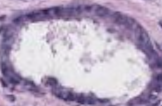
#> input picture pictures/prosciaroi.png, 162 x 106 px, found by its file name
$ python Img-Hist8.py
#> lines starting #> are read from the running program, lines starting #| are printed output that depends on the picture; after the words box and inside, x2 and y2 are one past the last pixel; in counts of white or black regions, pixels touching at a corner belong together
# -*- coding: utf-8 -*-
"""
Created on Mon Mar 21 21:12:42 2016
http://docs.opencv.org/3.1.0/dc/df6/tutorial_py_histogram_backprojection.html#gsc.tab=0
@author: sanketjain
"""

import cv2
import numpy as np

roi = cv2.imread('/Users/sanketjain/Documents/Opencv/pictures/prosciaroi.png')
#> roi is the input picture: shape (106, 162, 3); mean B, G, R 190.2, 166.2, 180.9
hsv = cv2.cvtColor(roi,cv2.COLOR_BGR2HSV)
#> hsv: shape (106, 162, 3); mean H, S, V 137, 38.9, 190.4

target = cv2.imread('/Users/sanketjain/Documents/Opencv/pictures/proscia.png')
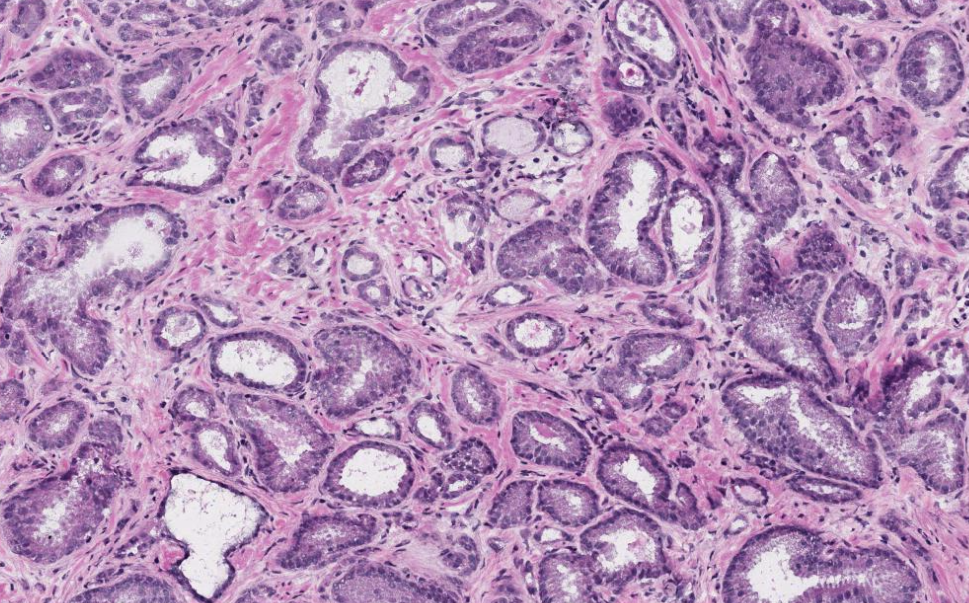
#> input picture pictures/proscia.png, 969 x 603 px, found by its file name
#> target is the input picture: shape (603, 969, 3); mean B, G, R 182.5, 143.3, 178.9
hsvt = cv2.cvtColor(target,cv2.COLOR_BGR2HSV)
#> hsvt: shape (603, 969, 3); mean H, S, V 147, 62.3, 185.1

# calculating object histogram
roihist = cv2.calcHist([hsv],[0, 1], None, [180, 256], [0, 180, 0, 256] )

# normalize histogram and apply backprojection
cv2.normalize(roihist,roihist,0,255,cv2.NORM_MINMAX)
#> roihist: shape (180, 256) float32; min 0, max 255, mean 0.3
dst = cv2.calcBackProject([hsvt],[0,1],roihist,[0,180,0,256],1)
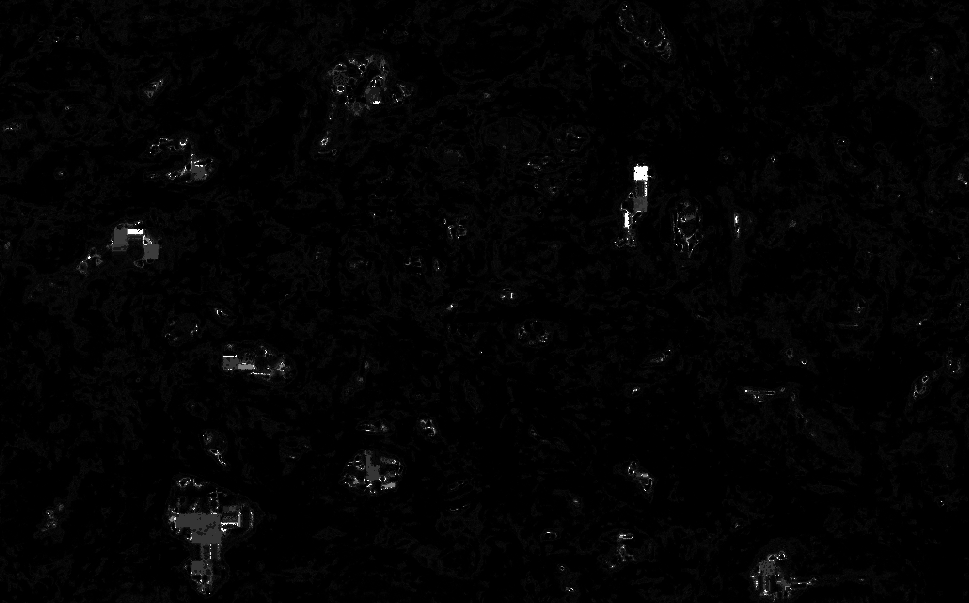
#> dst: shape (603, 969); min 0, max 255, mean 3.4

# Now convolute with circular disc
disc = cv2.getStructuringElement(cv2.MORPH_ELLIPSE,(5,5))
cv2.filter2D(dst,-1,disc,dst)
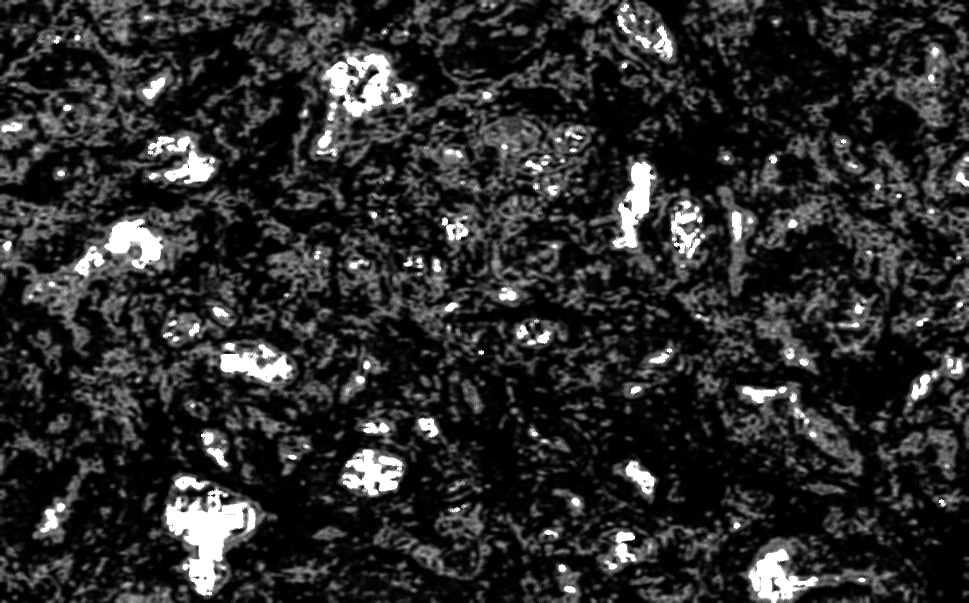
#> dst: shape (603, 969); min 0, max 255, mean 44

# threshold and binary AND
ret,thresh = cv2.threshold(dst,50,255,0)
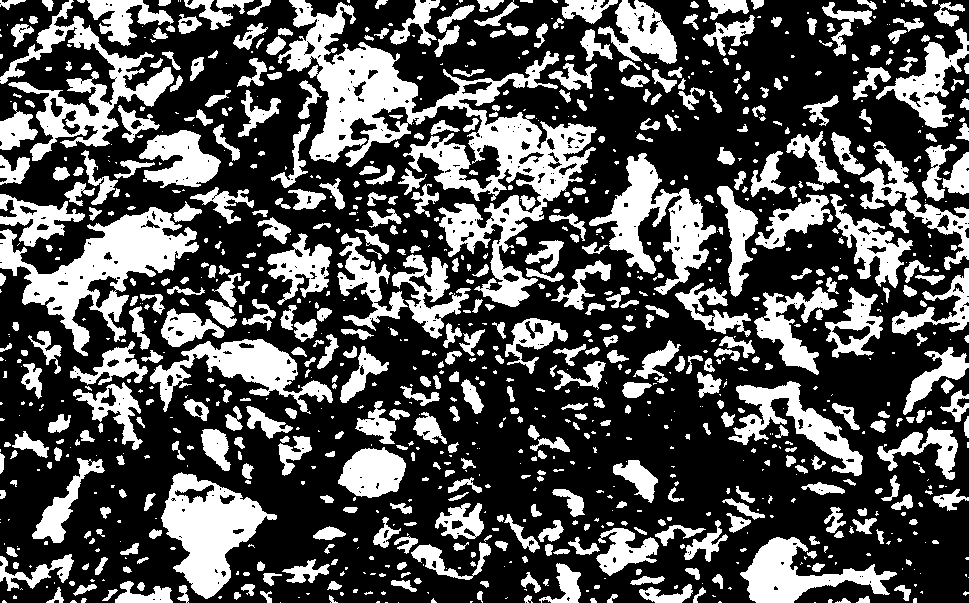
#> thresh: shape (603, 969); 33% white; 1026 white regions (464 under 20 px), largest, box (x1, y1, x2, y2) and area: (278, 0, 597, 307) 23683, (0, 207, 199, 356) 9764, (161, 472, 277, 599) 7063
thresh = cv2.merge((thresh,thresh,thresh))
res = cv2.bitwise_and(target,thresh)
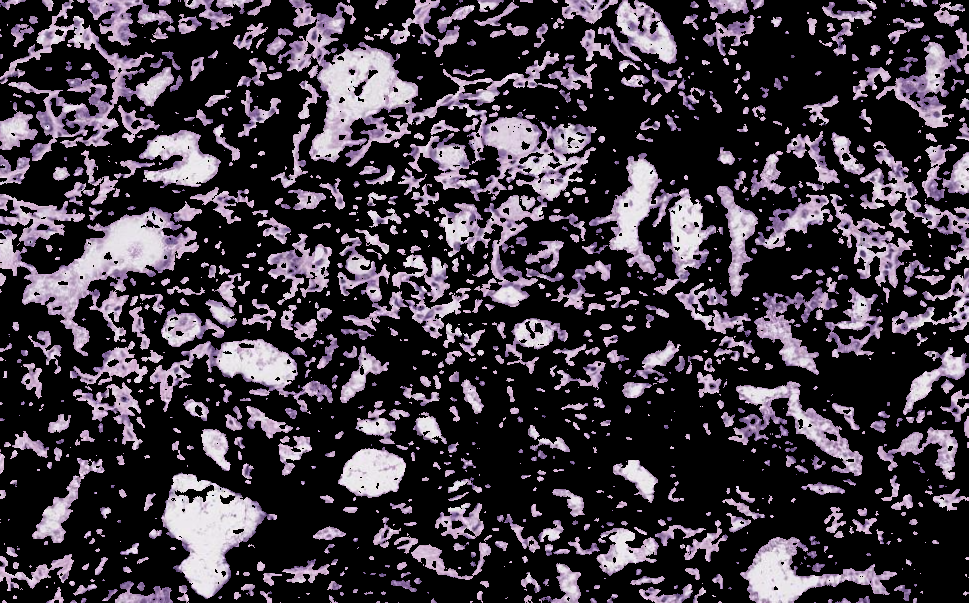
#> res: shape (603, 969, 3); mean B, G, R 66.4, 57, 64.5

res = np.vstack((target,thresh,res))
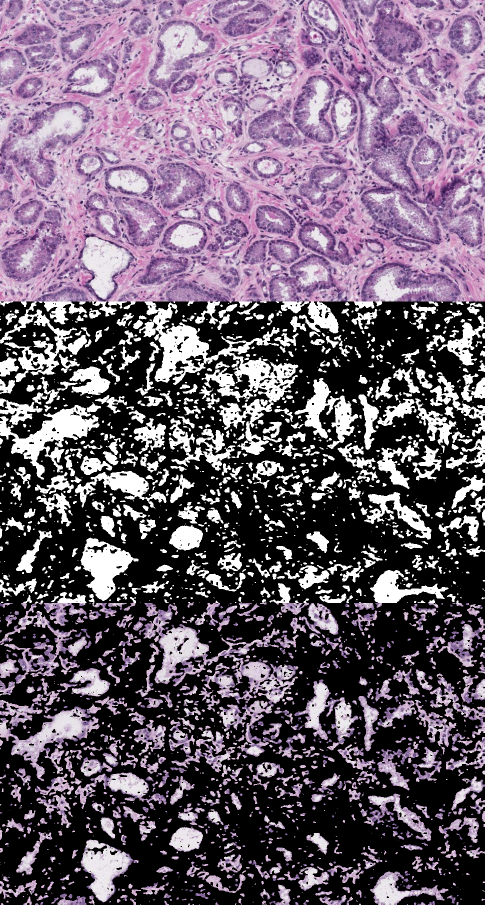
#> res: shape (1809, 969, 3) (shown at 1/2 size); mean B, G, R 111, 94.8, 109.2
cv2.imwrite('res.jpg',res)
